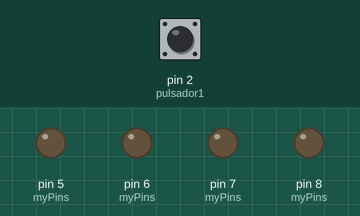
Simulated run of this sketch. Board: Arduino Uno, built with avr-gcc and run on an emulated ATmega328P. Shown: output pins drawn as LEDs (lit = HIGH). Dashed ring = blinking. The inputs (shaded band) are chosen by the test bench; at power-on: pin 2 (pulsador1) LOW.

Above: at 1.2 s.
1.3 s: pin 2 (pulsador1) pulled HIGH for 0.15 s
At 1.7 s:
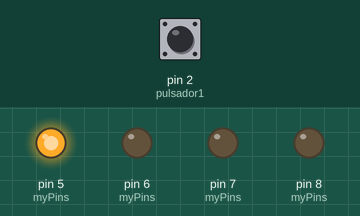
4.4 s: pin 2 (pulsador1) pulled HIGH for 1 s
At 5.3 s:
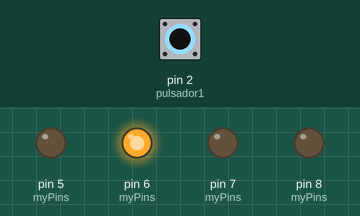
7.9 s: pin 2 (pulsador1) pulled HIGH for 3.2 s
At 9.3 s:
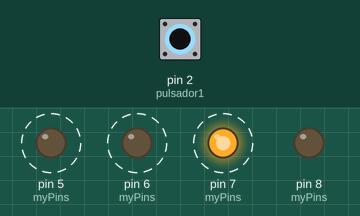
Timing chart, 0 to 13.4 s (numbered marks = the images above; inputs shaded):
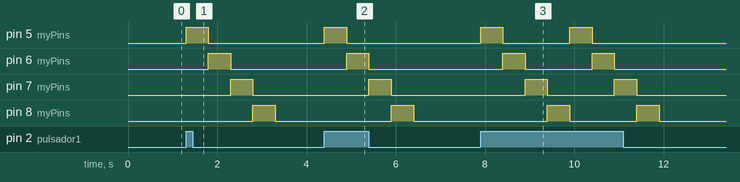

The sketch:

BucleWhilesecuenciaLeds_Pulsador.ino
```cpp
/*
  Controlar el bucle while utilizando un pulsador

  Simulación:


*/

int led1 = 5;
int led2 = 6;
int led3 = 7;
int led4 = 8;
int myPins[] = {led1, led2, led3, led4};

int pulsador1 = 2;
int pulsador2 = 3;
int interruptor = 4;

int estado1, estado2, estado3;
int tiempo = 500;

// the setup routine runs once when you press reset:
void setup() {
  // Inicializar los pines Digitales como Salidas
  for(int i= 0; i<4; i++){
    pinMode(myPins[i], OUTPUT);
  }


  pinMode(pulsador1, INPUT);
  pinMode(pulsador2, INPUT);
  pinMode(interruptor, INPUT);

}

// the loop routine runs over and over again forever:
void loop() {
  estado1 = digitalRead(pulsador1);   // lee valor en pulsador1 de entrada

  while(estado1 != 0){
    for(int i= 0; i<4; i++){
      digitalWrite(myPins[i], HIGH);
      delay(tiempo);
      digitalWrite(myPins[i], LOW);
    }
    estado1 = digitalRead(pulsador1);   // lee valor en pulsador1 de entrada
  }


}
```

Measured:
- after the input at 1.3 s, pin 5 (myPins): LOW → HIGH at once, → LOW 0.50 s later; pin 6 (myPins): LOW → HIGH after 0.50 s, → LOW 0.50 s later; pin 7 (myPins): LOW → HIGH after 1.0 s, → LOW 0.50 s later; pin 8 (myPins): LOW → HIGH after 1.5 s, → LOW 0.50 s later
- after the input at 4.4 s, pin 5 (myPins): LOW → HIGH at once, → LOW 0.50 s later; pin 6 (myPins): LOW → HIGH after 0.50 s, → LOW 0.50 s later; pin 7 (myPins): LOW → HIGH after 1.0 s, → LOW 0.50 s later; pin 8 (myPins): LOW → HIGH after 1.5 s, → LOW 0.50 s later
- after the input at 7.9 s, pin 5 (myPins): alternates HIGH for 0.50 s and LOW for 1.5 s, 4 changes in all, then stays LOW, starting at once; pin 6 (myPins): alternates HIGH for 0.50 s and LOW for 1.5 s, 4 changes in all, then stays LOW, starting after 0.50 s
